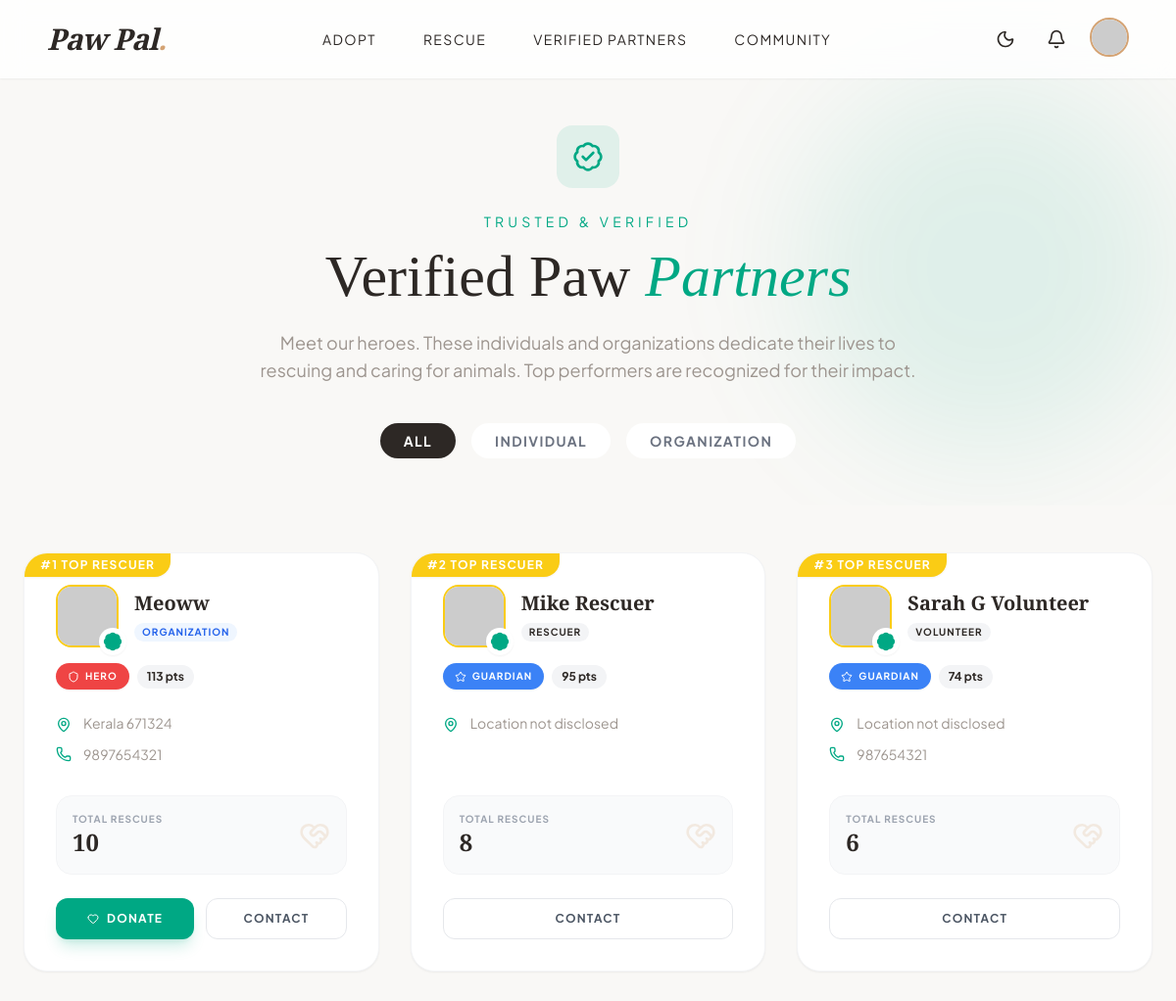
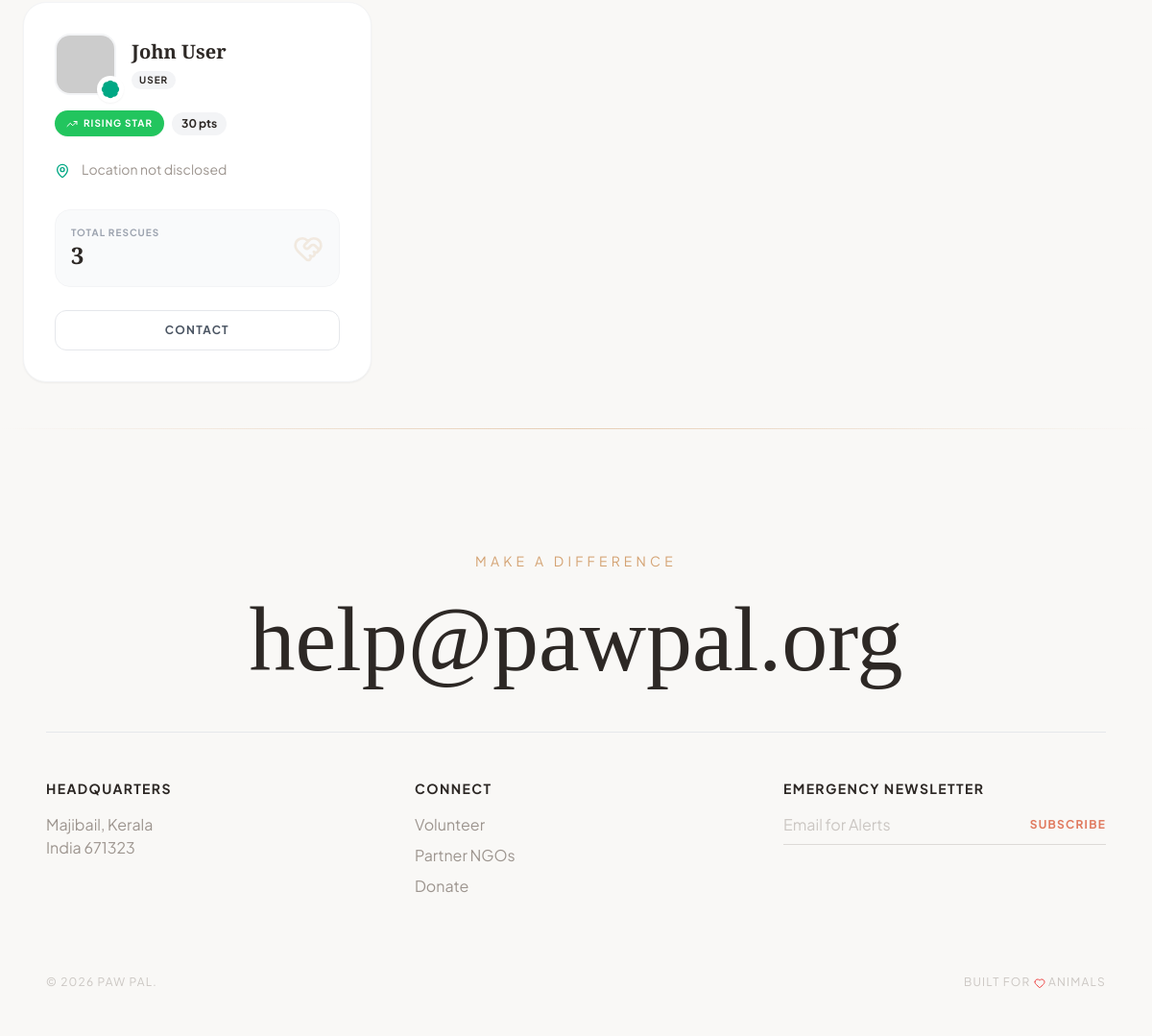
The page /centers.php (signed in) on the database its author committed (2 pictures, top to bottom).
### tables this page shows
CREATE TABLE `users` (
  `id` int(11) NOT NULL,
  `username` varchar(50) NOT NULL,
  `email` varchar(100) NOT NULL,
  `password` varchar(255) NOT NULL,
  `phone` varchar(20) DEFAULT NULL,
  `address` text DEFAULT NULL,
  `role` enum('user','admin','volunteer','rescuer','organization') DEFAULT 'user',
  `is_verified` tinyint(1) DEFAULT 0,
  `created_at` timestamp NOT NULL DEFAULT current_timestamp(),
  `gender` varchar(20) DEFAULT NULL,
  `dob` date DEFAULT NULL,
  `profile_image` varchar(255) DEFAULT NULL,
  `lives_saved` int(11) DEFAULT 0,
  `organization_name` varchar(150) DEFAULT NULL
);

### includes/pagination.php (called while the page is built, shortened)
<?php
function getPaginationData($totalItems, $perPage = 9, $currentPage = 1)
{
    $totalPages = max(1, ceil($totalItems / $perPage));
    $currentPage = max(1, min($currentPage, $totalPages));
    $offset = ($currentPage - 1) * $perPage;
    return [
        'totalPages' => $totalPages,
        'offset' => $offset,
        'currentPage' => $currentPage,
        'perPage' => $perPage,
        'totalItems' => $totalItems
    ];
}
?>

### centers.php (the view, shortened to what this page needs)
<?php
include 'config.php';
include_once 'includes/pagination.php';
$typeFilter = isset($_GET['type']) ? mysqli_real_escape_string($conn, $_GET['type']) : '';
$sql = "SELECT *,
    CASE
        WHEN role = 'organization' THEN 'Organization'
        ELSE 'Individual'
    END AS effective_type
    FROM users WHERE is_verified = 1 AND role != 'admin'";
$sql .= " ORDER BY lives_saved DESC";
$countSql2 = "SELECT COUNT(*) as total FROM users WHERE is_verified = 1 AND role != 'admin'";
$totalItems = $conn->query($countSql2)->fetch_assoc()['total'];
$currentPage = isset($_GET['page']) ? (int) $_GET['page'] : 1;
$pagination = getPaginationData($totalItems, 9, $currentPage);
$sql .= " LIMIT {$pagination['perPage']} OFFSET {$pagination['offset']}";
$centers = $conn->query($sql);
function calculatePawScore($conn, $userId, $livesSaved)
{
    $score = 0;
    $score += $livesSaved * 10;
    $rescuesDone = $conn->query("SELECT COUNT(*) as cnt FROM rescue_reports WHERE assigned_to = $userId AND status IN ('Rescued','Closed')");
    if ($rescuesDone) {
        $row = $rescuesDone->fetch_assoc();
        $score += ($row['cnt'] ?? 0) * 15;
    }
    $reportsFiled = $conn->query("SELECT COUNT(*) as cnt FROM rescue_reports WHERE reporter_id = $userId");
    if ($reportsFiled) {
        $row = $reportsFiled->fetch_assoc();
        $score += ($row['cnt'] ?? 0) * 5;
    }
    $petsListed = $conn->query("SELECT COUNT(*) as cnt FROM pets WHERE added_by = $userId");
    if ($petsListed) {
        $row = $petsListed->fetch_assoc();
        $score += ($row['cnt'] ?? 0) * 5;
    }
    $blogs = $conn->query("SELECT COUNT(*) as cnt FROM blogs WHERE author_id = $userId AND status='approved'");
    if ($blogs) {
        $row = $blogs->fetch_assoc();
        $score += ($row['cnt'] ?? 0) * 3;
    }
    return $score;
}
function getBadgeInfo($score)
{
    if ($score >= 100)
        return ['title' => 'Hero', 'color' => 'bg-red-500 text-white', 'icon' => 'shield'];
    if ($score >= 50)
        return ['title' => 'Guardian', 'color' => 'bg-blue-500 text-white', 'icon' => 'star'];
    if ($score >= 20)
        return ['title' => 'Rising Star', 'color' => 'bg-green-500 text-white', 'icon' => 'trending-up'];
    return ['title' => 'Newcomer', 'color' => 'bg-gray-400 text-white', 'icon' => 'sparkles'];
}
include 'includes/header.php';
?>
<section class="pt-32 pb-12 px-6 relative overflow-hidden bg-paw-bg/30">
    <div class="absolute top-20 right-0 w-96 h-96 bg-paw-verified/10 rounded-full blur-3xl"></div>
    <div class="max-w-4xl mx-auto text-center relative z-10">
        <div class="w-16 h-16 bg-paw-verified/10 rounded-2xl flex items-center justify-center mx-auto mb-6">
            <i data-lucide="badge-check" class="w-8 h-8 text-paw-verified"></i>
        </div>
        <p class="text-sm uppercase tracking-[0.3em] text-paw-verified mb-4">Trusted & Verified</p>
        <h1 class="font-serif text-5xl md:text-6xl text-paw-dark mb-6">
            Verified Paw <span class="italic text-paw-verified">Partners</span>
        </h1>
        <p class="text-paw-gray text-lg max-w-2xl mx-auto mb-10">
            Meet our heroes. These individuals and organizations dedicate their lives to rescuing and caring for
            animals.
            Top performers are recognized for their impact.
        </p>
        <div class="flex flex-wrap justify-center gap-4">
            <a href="centers.php"
                class="px-6 py-2 rounded-full text-sm font-bold uppercase tracking-widest transition-all <?php echo empty($typeFilter) ? 'bg-paw-dark text-white' : 'bg-white text-gray-500 hover:bg-gray-100'; ?>">
                All
            </a>
            <a href="centers.php?type=Individual"
                class="px-6 py-2 rounded-full text-sm font-bold uppercase tracking-widest transition-all <?php echo $typeFilter === 'Individual' ? 'bg-paw-dark text-white' : 'bg-white text-gray-500 hover:bg-gray-100'; ?>">
                Individual
            </a>
            <a href="centers.php?type=Organization"
                class="px-6 py-2 rounded-full text-sm font-bold uppercase tracking-widest transition-all <?php echo $typeFilter === 'Organization' ? 'bg-paw-dark text-white' : 'bg-white text-gray-500 hover:bg-gray-100'; ?>">
                Organization
            </a>
        </div>
    </div>
</section>
<section class="py-12 px-6">
    <div class="max-w-7xl mx-auto">
        <div class="grid md:grid-cols-2 lg:grid-cols-3 gap-8">
            <?php
            $rank = $pagination['offset'] + 1;
            while ($center = $centers->fetch_assoc()):
                $isTop3 = $rank <= 3;
                $pawScore = calculatePawScore($conn, $center['id'], $center['lives_saved']);
                $badge = getBadgeInfo($pawScore);
                $displayName = !empty($center['organization_name']) ? $center['organization_name'] : $center['username'];
                $effectiveType = $center['effective_type'] ?? 'Individual';
                $userRole = !empty($center['role']) ? ucfirst($center['role']) : 'Member';
                ?>
                <div
                    class="bg-white rounded-3xl p-8 shadow-sm hover:shadow-xl transition-all duration-300 border border-gray-100 relative overflow-hidden group flex flex-col">
                    <?php if ($isTop3): ?>
                        <div
                            class="absolute top-0 left-0 bg-yellow-400 text-white px-4 py-1 rounded-br-2xl text-xs font-bold uppercase tracking-widest shadow-sm z-20">
                            #<?php echo $rank; ?> Top Rescuer
                        </div>
                    <?php endif; ?>
                    <div class="relative z-10 flex-1">
                        <div class="flex items-center gap-4 mb-4">
                            <div class="relative w-16 h-16 flex-shrink-0">
                                <img src="<?php
                                $imgSrc = 'https://api.dicebear.com/9.x/toon-head/svg?seed=' . urlencode($center['username']);
                                if (!empty($center['profile_image'])) {
                                    if (strpos($center['profile_image'], 'http') === 0) {
                                        $imgSrc = $center['profile_image'];
                                    } else {
                                        if (file_exists('uploads/users/' . $center['profile_image'])) {
                                            $imgSrc = 'uploads/users/' . rawurlencode($center['profile_image']);
                                        }
                                    }
                                }
                                echo $imgSrc;
                                ?>"
                                    class="w-full h-full object-cover rounded-2xl border-2 <?php echo $isTop3 ? 'border-yellow-400' : 'border-gray-100'; ?>">
                                <div class="absolute -bottom-2 -right-2 bg-white rounded-full p-1 shadow-sm">
                                    <i data-lucide="badge-check" class="w-5 h-5 text-paw-verified fill-current"></i>
                                </div>
                            </div>
                            <div>
                                <h3 class="font-serif text-xl font-bold leading-tight text-paw-dark">
                                    <?php echo htmlspecialchars($displayName); ?>
                                </h3>
                                <div class="flex flex-col gap-1 mt-1">
                                    <div class="flex items-center gap-2 mt-1">
                                        <?php if ($effectiveType === 'Organization'): ?>
                                            <span
                                                class="text-[10px] uppercase tracking-widest font-bold px-2 py-0.5 rounded-full bg-blue-50 text-blue-600">
                                                Organization
                                            </span>
                                        <?php else: ?>
                                            <span
                                                class="text-[10px] uppercase tracking-widest font-bold px-2 py-0.5 rounded-full bg-gray-100 text-paw-dark">
                                                <?php echo $userRole; ?>
                                            </span>
                                        <?php endif; ?>
                                    </div>
                                </div>
                            </div>
                        </div>
                        <div class="flex items-center gap-2 mb-6">
                            <span
                                class="inline-flex items-center gap-1.5 px-3 py-1.5 rounded-full text-[10px] font-bold uppercase tracking-widest <?php echo $badge['color']; ?> shadow-sm">
                                <i data-lucide="<?php echo $badge['icon']; ?>" class="w-3 h-3"></i>
                                <?php echo $badge['title']; ?>
                            </span>
                            <span class="text-xs font-bold text-paw-dark bg-gray-100 px-2.5 py-1 rounded-full">
                                <?php echo $pawScore; ?> pts
                            </span>
                        </div>
                        <div class="space-y-3 mb-8">
                            <div class="flex items-start gap-3 text-paw-gray">
                                <i data-lucide="map-pin" class="w-4 h-4 flex-shrink-0 mt-1 text-paw-verified"></i>
                                <span class="text-sm">
                                    <?php echo htmlspecialchars($center['address'] ?? 'Location not disclosed'); ?>
                                </span>
                            </div>
                            <?php if (!empty($center['phone'])): ?>
                                <div class="flex items-center gap-3 text-paw-gray">
                                    <i data-lucide="phone" class="w-4 h-4 flex-shrink-0 text-paw-verified"></i>
                                    <span class="text-sm">
                                        <?php echo htmlspecialchars($center['phone']); ?>
                                    </span>
                                </div>
                            <?php endif; ?>
                        </div>
                    </div>
                    <div class="bg-gray-50 rounded-2xl p-4 mb-6 border border-gray-100 flex items-center justify-between">
                        <div>
                            <p class="text-[10px] font-bold uppercase tracking-widest text-gray-400">Total Rescues</p>
                            <p class="font-serif text-2xl font-bold text-paw-dark"><?php echo $center['lives_saved']; ?></p>
                        </div>
                        <i data-lucide="heart-handshake" class="w-8 h-8 text-paw-accent/20"></i>
                    </div>
                    <div class="flex gap-3 mt-auto">
                        <?php if ($effectiveType === 'Organization'): ?>
                            <a href="donate.php?id=<?php echo $center['id']; ?>"
                                class="flex-1 py-3 bg-paw-verified text-white rounded-xl text-xs uppercase tracking-widest font-bold hover:bg-paw-dark transition-colors text-center shadow-lg shadow-paw-verified/20 flex items-center justify-center gap-2">
                                <i data-lucide="heart" class="w-3 h-3"></i> Donate
                            </a>
                        <?php endif; ?>
                        <a href="mailto:<?php echo $center['email']; ?>"
                            class="flex-1 py-3 border border-gray-200 text-gray-600 rounded-xl text-xs uppercase tracking-widest font-bold hover:bg-gray-50 transition-colors text-center">
                            Contact
                        </a>
                    </div>
                </div>
                <?php
                $rank++;
            endwhile;
            ?>
        </div>
    </div>
</section>
<?php include 'includes/footer.php'; ?>

### includes/header.php (style rules this page uses)
body { background-color: #F9F8F6; overflow-x: hidden; }

### rows shown on the page
users: organization_name "Meoww", shows "ORGANIZATION", title "HERO", pawScore "113", address "Kerala 671324", phone "9897654321", lives_saved "10"
users: username "Mike Rescuer", role "RESCUER", title "GUARDIAN", pawScore "95", address "Location not disclosed", lives_saved "8"
users: username "Sarah G Volunteer", role "VOLUNTEER", title "GUARDIAN", pawScore "74", address "Location not disclosed", phone "987654321", lives_saved "6"
users: username "John User", role "USER", title "RISING STAR", pawScore "30", address "Location not disclosed", lives_saved "3"
